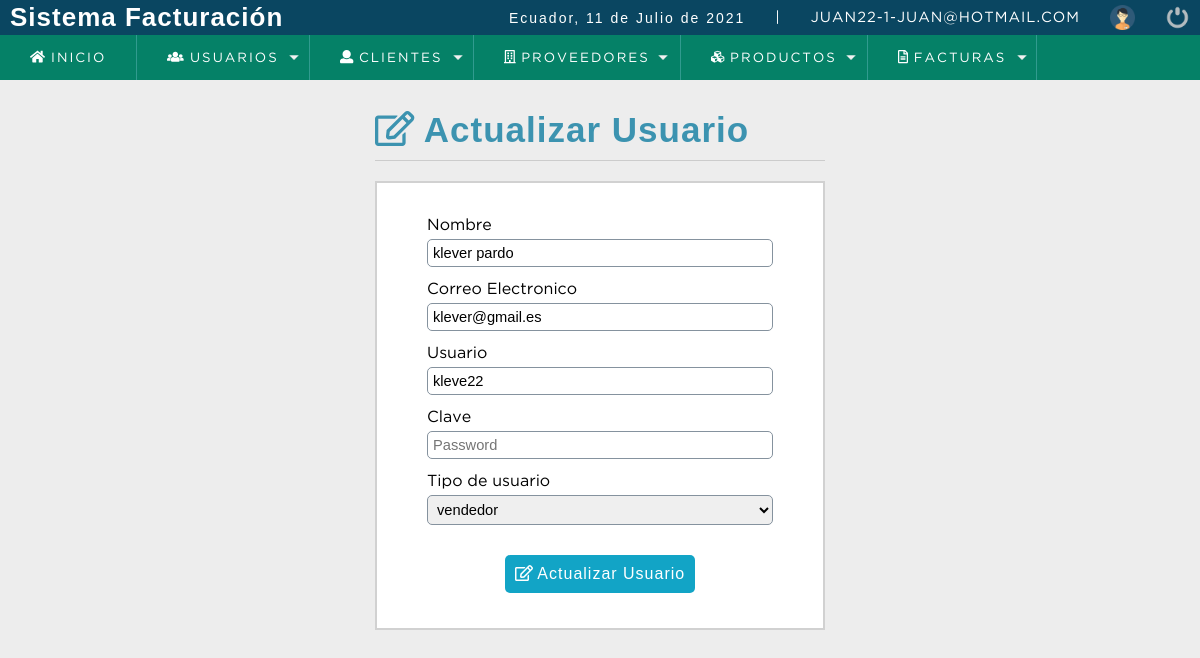
Screenshot of /sistema/editar_usuario.php?id=7 (signed in) with the database file from the repository.
### tables this page shows
CREATE TABLE `usuario` (
  `idusuario` int(11) NOT NULL,
  `nombre` varchar(50) DEFAULT NULL,
  `correo` varchar(100) DEFAULT NULL,
  `usuario` varchar(15) DEFAULT NULL,
  `clave` varchar(100) DEFAULT NULL,
  `rol` int(11) DEFAULT NULL,
  `estatus` int(11) NOT NULL DEFAULT 1
);

CREATE TABLE `rol` (
  `idrol` int(11) NOT NULL,
  `rol` varchar(20) DEFAULT NULL
);

### sistema/editar_usuario.php (the view, shortened to what this page needs)
<?PHP
include '../conexion/conexion.php';
$iduser = $_REQUEST['id'];
$query = mysqli_query($conexion, "SELECT u.idusuario,u.nombre, u.correo,u.usuario,(u.rol) as idrol, (r.rol) as rol "
        . "                       FROM usuario u INNER JOIN rol r ON u.rol = r.idrol "
        . "                       WHERE idusuario=$iduser and estatus=1");
$result_sql = mysqli_num_rows($query);
if($result_sql == 0){
    header('Location: listar_usuario.php');
    mysqli_close($conexion);
}else{
    $option = '';
    while ($data = mysqli_fetch_array($query)){
        $nombre = $data['nombre'];
        $correo = $data['correo'];
        $usuario = $data['usuario'];
        $idrol = $data['idrol'];
        $rol = $data['rol'];
        if($idrol == 1){
            $option = '<option value="'.$idrol.'" select>'.$rol.'</option>';
        } else if($idrol == 2) {
            $option = '<option value="'.$idrol.'" select>'.$rol.'</option>';
        }else if($idrol == 3){
            $option = '<option value="'.$idrol.'" select>'.$rol.'</option>';
        }
    }
}
?>
<!DOCTYPE html>
<html lang="en">
    <head>
        <?PHP
        include "../sistema/recursos/scripts.php";
        ?>
    </head>
    <body>
        <?PHP
        include "../sistema/recursos/header.php";
        ?>
        <section id="container">
            <div class="form_register">
                <h1><i class="far fa-edit"></i> Actualizar Usuario</h1>
                <hr>
                <form action="" method="POST">
                    <label for="nombre">Nombre</label>
                    <input type="text" name="nombre" id="nombre" placeholder="Nombre Completo" value="<?PHP echo $nombre;?>">
                    <label for="correo">Correo Electronico</label>
                    <input type="email" name="correo" id="correo" placeholder="Correo Electronico" value="<?PHP echo $correo;?>">
                    <label for="usuario">Usuario</label>
                    <input type="text" name="usuario" id="usuario" placeholder="Usuario" value="<?PHP echo $usuario;?>">
                    <label for="clave">Clave</label>
                    <input type="password" name="clave" id="clave" placeholder="Password">
                    <label for="rol">Tipo de usuario</label>
                    <select name="rol" id="rol" class="notItemOne">
                       <?PHP
                       echo $option;
                        ?>
                    </select>
                    <button class="btn_save" ><i class="far fa-edit"></i> Actualizar Usuario</button>
                </form>
            </div>
        </section>
    </body>
</html>

### sistema/css/style.css (style rules this page uses)
* { margin: 0; padding: 0; box-sizing: border-box; }
body { background: #ededed; }
h1, h2, h3, h4, h5, h6 { font-family: 'arial'; font-weight: bold; letter-spacing: 1px; }
h1 { font-size: 26px; }
#container { padding: 90px 15px 15px; }
.form_register { width: 450px; margin: auto; margin-top: 20px; }
.form_register h1 { color: #3c93b0; }
hr { border: 0; background: #CCC; height: 1px; margin: 10px 0; display: block; }
form { background: #FFF; margin: auto; padding: 20px 50px; border: 2px solid #d1d1d1; }
label { display: block; font-size: 12pt; font-family: 'GothamBook'; margin: 15px auto 5px auto; }
input,select { display: block; width: 100%; font-size: 11pt; padding: 5px; border: 1px solid #85929e; border-radius: 5px; }
.notItemOne option:first-child { display: none; }
.btn_save { font-size: 12pt; background: #12a4c6; padding: 10px; color: #FFF; letter-spacing: 1px; border: 0; display: block; cursor:pointer; margin: 30px auto 15px auto; border-radius: 5px; }
#container h1 { font-size: 35px; display: inline-block; }

### rows the page displays
usuario: nombre "klever pardo", correo "klever@gmail.es", usuario "kleve22", rol "vendedor"

### other values shown
fechaC() "11 de Julio de 2021"
$_SESSION['user'] "JUAN22"
$_SESSION['rol'] "1"
$_SESSION['email'] "JUAN@HOTMAIL.COM"
